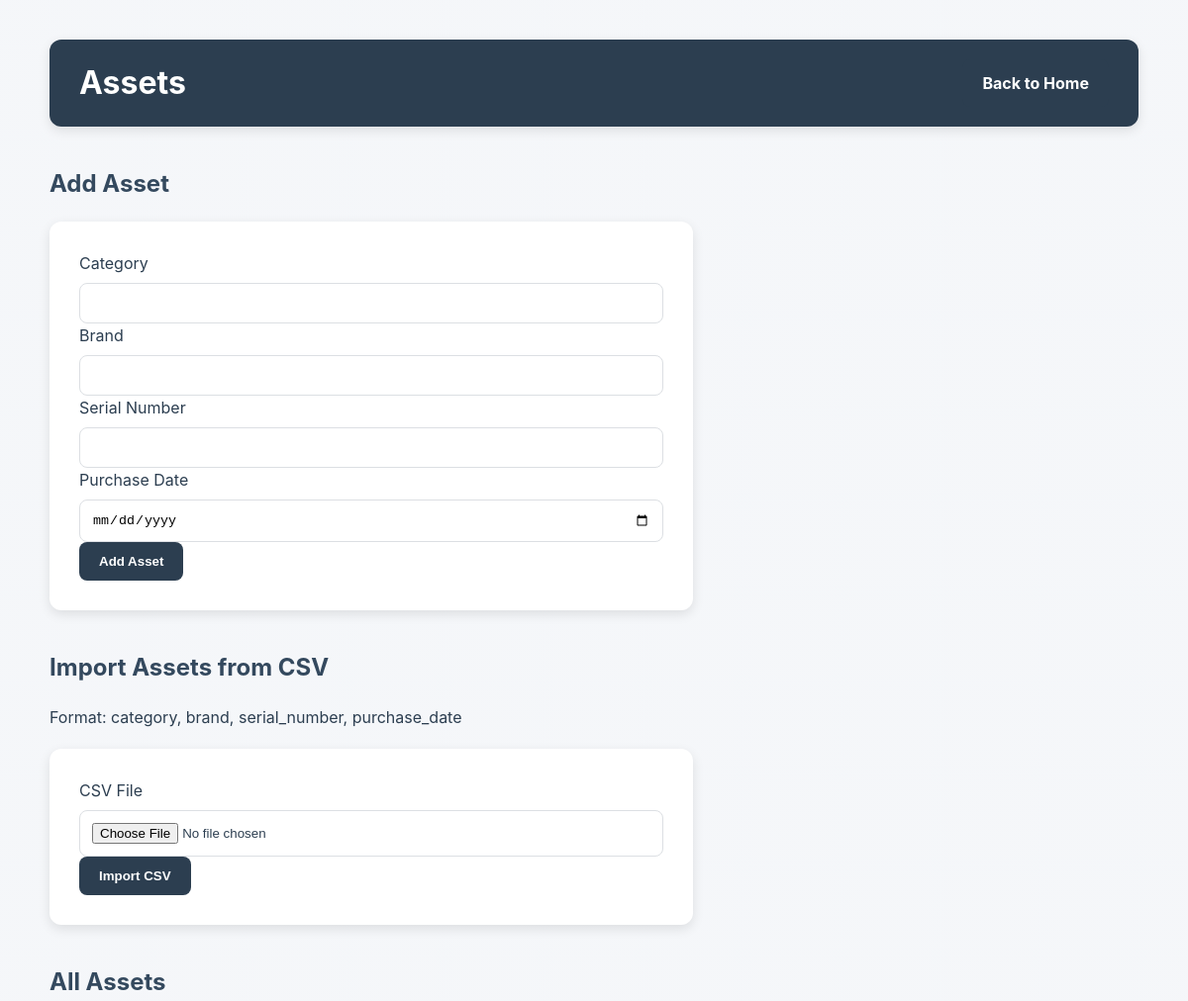
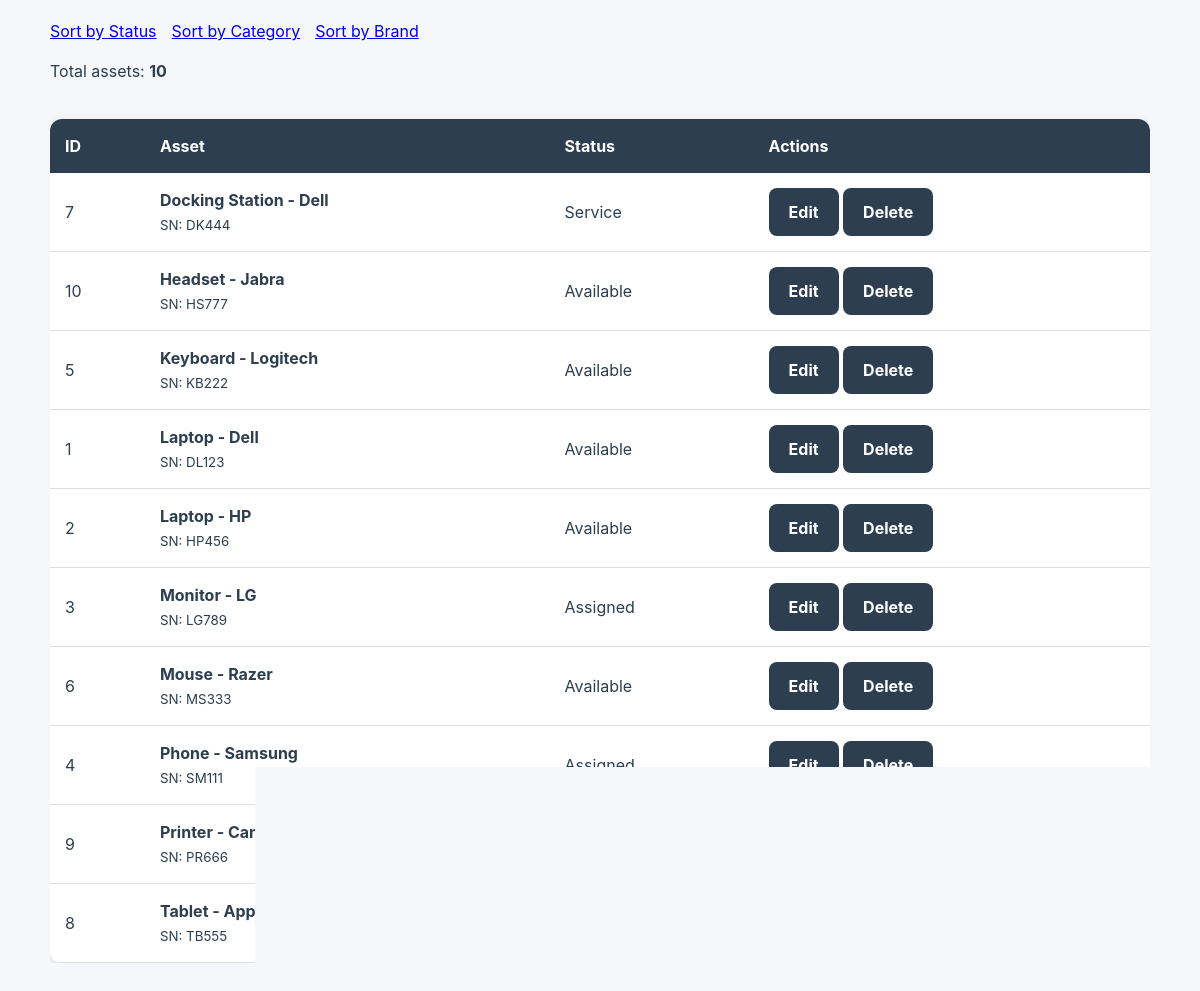
Page /assets/add?sort=category on the committed database (2 pictures, top to bottom).
### tables this page shows
CREATE TABLE assets (
                id INTEGER PRIMARY KEY AUTOINCREMENT,
                category TEXT NOT NULL,
                brand TEXT NOT NULL,
                serial_number TEXT UNIQUE NOT NULL,
                status TEXT NOT NULL DEFAULT 'Available',
                purchase_date TEXT
            );

### routes/assets.py (the view, shortened to what this page needs)
    @app.route("/assets/add", methods=["GET", "POST"])
    def add_asset_route() -> str | Response:
        sort_by = request.args.get("sort", "status")
        assets = get_all_assets(sort_by)
        return render_template(
            "assets/add.html",
            assets=assets
        )

### services/add_assets.py (called while the page is built)
def get_all_assets(
    sort_by: str = "status"
) -> list[sqlite3.Row]:
    allowed_sorts = {
        "status": "status",
        "category": "category",
        "brand": "brand"
    }
    sort_column = allowed_sorts.get(sort_by, "status")
    query = f"""
        SELECT *
        FROM assets
        ORDER BY {sort_column}
    """
    with sqlite3.connect(DB_PATH) as conn:
        conn.row_factory = sqlite3.Row
        cursor = conn.cursor()
        cursor.execute(query)
        return cursor.fetchall()

### templates/assets/add.html (shortened to what this page needs)
<!DOCTYPE html>
<html lang="en">
<head>
    <link rel="stylesheet"
          href="{{ url_for('static', filename='style.css') }}">
</head>
<body>
<div class="container">
    <div class="page-header">
        <h1>Assets</h1>
        <div class="header-buttons">
            <a href="{{ url_for('home') }}"
               class="btn">
                Back to Home
            </a>
        </div>
    </div>
    <section class="content-section">
        <h2>Add Asset</h2>
        <form method="POST">
            <div class="form-group">
                <label for="category">
                    Category
                </label>
                <input type="text"
                       id="category"
                       name="category"
                       required>
            </div>
            <div class="form-group">
                <label for="brand">
                    Brand
                </label>
                <input type="text"
                       id="brand"
                       name="brand"
                       required>
            </div>
            <div class="form-group">
                <label for="serial_number">
                    Serial Number
                </label>
                <input type="text"
                       id="serial_number"
                       name="serial_number"
                       required>
            </div>
            <div class="form-group">
                <label for="purchase_date">
                    Purchase Date
                </label>
                <input type="date"
                       id="purchase_date"
                       name="purchase_date">
            </div>
            <button type="submit"
                    name="add_asset">
                Add Asset
            </button>
        </form>
    </section>
    <section class="content-section">
        <h2>Import Assets from CSV</h2>
        <p>
            Format:
            category, brand, serial_number, purchase_date
        </p>
        <form method="POST"
              enctype="multipart/form-data">
            <div class="form-group">
                <label for="csv_file">
                    CSV File
                </label>
                <input type="file"
                       id="csv_file"
                       name="csv_file"
                       accept=".csv"
                       required>
            </div>
            <button type="submit"
                    name="import_csv">
                Import CSV
            </button>
        </form>
    </section>
    <section class="content-section">
        <p>
            <h2>All Assets</h2>
            <div class="header-buttons">
                <a href="?sort=status"
                   >
                    Sort by Status
                </a>
                <a href="?sort=category"
                   >
                    Sort by Category
                </a>
                <a href="?sort=brand"
                   >
                    Sort by Brand
                </a>
            </div>
        </p>
        <p>
            Total assets:
            <strong>{{ assets|length }}</strong>
        </p>
        {% if assets %}
            <div class="table-wrapper">
                <table>
                    <thead>
                        <tr>
                            <th>ID</th>
                            <th>Asset</th>
                            <th>Status</th>
                            <th>Actions</th>
                        </tr>
                    </thead>
                    <tbody>
                        {% for asset in assets %}
                        <tr>
                            <td>
                                {{ asset["id"] }}
                            </td>
                            <td>
                                <strong>
                                    {{ asset["category"] }}
                                    -
                                    {{ asset["brand"] }}
                                </strong>
                                <br>
                                <small>
                                    SN:
                                    {{ asset["serial_number"] }}
                                </small>
                            </td>
                            <td>
                                {{ asset["status"] }}
                            </td>
                            <td>
                                <div class="action-links">
                                    <a href="{{ url_for('edit_asset', asset_id=asset['id']) }}"
                                       class="btn btn-small">
                                        Edit
                                    </a>
                                    <a href="{{ url_for('delete_asset_route', asset_id=asset['id']) }}"
                                       class="btn btn-small"
                                       onclick="return confirm('Delete this asset?')">
                                        Delete
                                    </a>
                                </div>
                            </td>
                        </tr>
                        {% endfor %}
                    </tbody>
                </table>
            </div>
        {% else %}
            <p>No assets found.</p>
        {% endif %}
    </section>
</div>
</body>
</html>

### design/style.css (style rules this page uses)
:root { --color-primary: #2c3e50; --color-primary-light: #34495e; --color-background: #f4f6f9; --color-surface: #ffffff; --color-border: #dcdfe3; --color-success-bg: #d4edda; --color-success-text: #155724; --color-error-bg: #f8d7da; --color-error-text: #721c24; --color-warning-bg: #fff3cd; --color-warning-text: #856404; --shadow-sm: 0 2px 8px rgba(0, 0, 0, 0.08); --shadow-md: 0 4px 12px rgba(0, 0, 0, 0.10); --radius-sm: 8px; --radius-md: 12px; --transition-fast: 0.2s ease; }
* { box-sizing: border-box; }
body { font-family: Inter, -apple-system, BlinkMacSystemFont, "Segoe UI", sans-serif; line-height: 1.5; background-image: linear-gradient( rgba(244, 246, 249, 0.92), rgba(244, 246, 249, 0.92) ), url("https://images.unsplash.com/photo-1497366754035-f200968a6e72?q=80&w=1600&auto=format&fit=crop"); background-size: cover; background-position: center; background-attachment: fixed; margin: 0; padding: 40px; color: var(--color-primary); }
.container { max-width: 1100px; margin: auto; }
h1 { color: var(--color-primary); margin-bottom: 10px; }
h2 { color: var(--color-primary-light); margin-top: 40px; }
.btn, button { display: inline-block; background-color: var(--color-primary); color: white; padding: 12px 20px; border: none; border-radius: var(--radius-sm); text-decoration: none; font-weight: bold; cursor: pointer; transition: background-color var(--transition-fast), transform var(--transition-fast), box-shadow var(--transition-fast); }
form { background: var(--color-surface); padding: 30px; border-radius: var(--radius-md); box-shadow: var(--shadow-md); margin-top: 20px; max-width: 650px; }
input, select { width: 100%; padding: 12px; border: 1px solid var(--color-border); border-radius: var(--radius-sm); margin-top: 8px; box-sizing: border-box; transition: border-color var(--transition-fast), box-shadow var(--transition-fast); }
.table-wrapper { overflow-x: auto; }
table { width: 100%; border-collapse: collapse; background: var(--color-surface); border-radius: var(--radius-md); overflow: hidden; box-shadow: var(--shadow-md); margin-top: 20px; }
table th { background-color: var(--color-primary); color: white; padding: 15px; text-align: left; }
table td { padding: 15px; border-bottom: 1px solid #ddd; }
.page-header { display: flex; justify-content: space-between; align-items: center; gap: 20px; margin-bottom: 30px; background-color: var(--color-primary); padding: 20px 30px; border-radius: var(--radius-md); box-shadow: var(--shadow-md); }
.page-header h1 { margin: 0; color: white; }
.header-buttons { display: flex; gap: 15px; flex-wrap: wrap; }

### rows in the picture
assets: id "7", category "Docking Station", brand "Dell", serial_number "DK444", status "Service"
assets: id "10", category "Headset", brand "Jabra", serial_number "HS777", status "Available"
assets: id "5", category "Keyboard", brand "Logitech", serial_number "KB222", status "Available"
assets: id "1", category "Laptop", brand "Dell", serial_number "DL123", status "Available"
assets: id "2", category "Laptop", brand "HP", serial_number "HP456", status "Available"
assets: id "3", category "Monitor", brand "LG", serial_number "LG789", status "Assigned"
assets: id "6", category "Mouse", brand "Razer", serial_number "MS333", status "Available"
assets: id "4", category "Phone", brand "Samsung", serial_number "SM111", status "Assigned"
assets: id "9", category "Printer", brand "Canon", serial_number "PR666"
assets: id "8", category "Tablet", brand "Apple", serial_number "TB555"

### other values in the picture
{{ assets|length }} "10"
